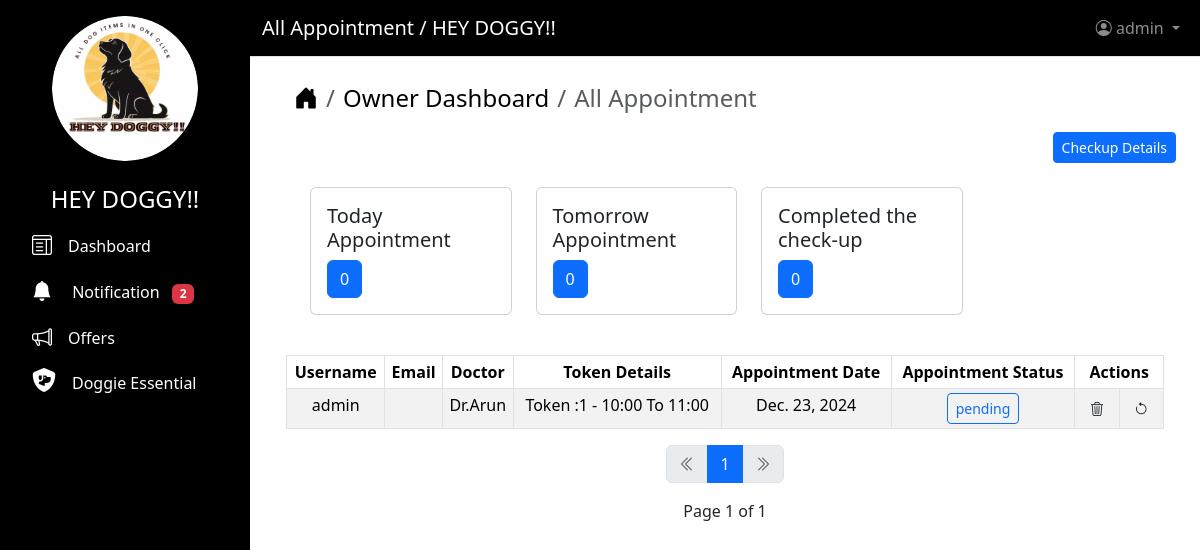
The page /view/Appointment/Booking (signed in) on the database its author committed.
### users/models.py (models this page shows)
class CustomUser(AbstractUser):
    ROLE = (("SHOP OWNER", "SHOP OWNER"),)
    role = models.CharField(max_length=200, choices=ROLE, blank=True)

### shop/models.py (models this page shows)
class Appointment(models.Model):
    STATUS = (
        ("confirm booking", "Confirm Booking"),
        (
            "finished",
            "Finished",
        ),
        ("pending", "Pending"),
    )
    username = models.ForeignKey(CustomUser, on_delete=models.CASCADE)
    doctor_name = models.ForeignKey(Doctors, on_delete=models.CASCADE)
    Token = models.ForeignKey(Token, on_delete=models.CASCADE)
    status = models.CharField(max_length=200, choices=STATUS, default="pending")
    appointment_date = models.DateField()

class Doctors(models.Model):
    doctor_name = models.CharField(max_length=200, unique=True, blank=True)
    specialized = models.CharField(max_length=200, blank=True)
    availability = models.BooleanField(default=True)
    def __str__(self):
        return self.doctor_name

class Token(models.Model):
    Token = models.CharField(max_length=200, unique=True)
    token_available = models.BooleanField(default=True)
    def __str__(self):
        return self.Token

### shop/views.py (the view)
class AppointmentListView(LoginRequiredMixin, ListView):
    model = Appointment
    form_class = AppointmentStatusForm
    template_name = "view_appointment.html"
    paginate_by = 6
    ordering = ["-id"]
    context_object_name = "appointments"
    def dispatch(self, request, *args, **kwargs):
        if request.user.role != "SHOP OWNER":
            return redirect("403")
        return super().dispatch(request, *args, **kwargs)
    def get_context_data(self, **kwargs):
        today = timezone.now().date()
        tomorrow = today + timedelta(days=1)
        context = super().get_context_data(**kwargs)
        context["page_title"] = "All Appointment"
        context["checkups"] = Appointment.objects.filter(status="finished").count()
        context["count"] = Appointment.objects.filter(appointment_date=today).count()
        context["tommorow_counts"] = Appointment.objects.filter(
            appointment_date=tomorrow
        ).count()
        context["counts"] = Notification.objects.filter(
            is_read=False, username=self.request.user
        ).count()
        return context

### shop/templates/view_appointment.html (shortened to what this page needs)
{% extends "base.html" %}
{% block content %}
{% if request.user.role == "SHOP OWNER"%}
    <div class="container ms-2 ">
        <nav aria-label="breadcrumb">
            <ol class="breadcrumb fs-4">
                <li class="breadcrumb-item">
                    <a href="{% url 'home' %}" class="text-decoration-none text-black"><i class="bi bi-house-door-fill"></i></a>
                </li>
                <li class="breadcrumb-item">
                    <a href="{% url 'shop_dashboard' %}"
                       class="text-decoration-none text-black">Owner Dashboard</a>
                </li>
                <li class="breadcrumb-item active" aria-current="page">{{ page_title }}</li>
            </ol>
        </nav>
    </div>
    <div class="d-grid gap-2 d-md-flex justify-content-md-end">
        <a href="{% url 'view_checkup_details' %}"
           class="btn btn-primary btn-sm">Checkup Details</a>
    </div>
    <div class="container ms-4 mt-4">
        <div class="row">
            <div class="col-sm-4 col-md-3 mb-3">
                <div class="card">
                    <div class="card-body">
                        <h5 class="card-title">Today Appointment</h5>
                        <a href="#" class="btn btn-primary">{{ count }}</a>
                    </div>
                </div>
            </div>
            <div class="col-sm-4  col-md-3 mb-3">
                <div class="card">
                    <div class="card-body">
                        <h5 class="card-title">Tomorrow Appointment</h5>
                        <a href="#" class="btn btn-primary">{{ tommorow_counts }}</a>
                    </div>
                </div>
            </div>
            <div class="col-sm-4  col-md-3 mb-3">
                <div class="card">
                    <div class="card-body">
                        <h5 class="card-title">Completed the check-up</h5>
                        <a href="#" class="btn btn-primary">{{ checkups }}</a>
                    </div>
                </div>
            </div>
        </div>
    </div>
    {% if appointments %}
        <div class="container mt-4">
            <table class="table table-striped  table-bordered table-hover  table-sm">
                <thead>
                    <tr class="text-center">
                        <th scope="colspan">Username</th>
                        <th scope="colspan">Email</th>
                        <th scope="colspan">Doctor</th>
                        <th scope="colspan">Token Details</th>
                        <th scope="colspan">Appointment Date</th>
                        <th scope="colspan">Appointment Status</th>
                        <th colspan=2>Actions</th>
                    </thead>
                <tbody ="table group-divider">
                    {% for appointment in appointments %}
                        <tr class="text-center">
                            <td>{{ appointment.username }}</td>
                            <td>{{ appointment.email }}</td>
                            <td>{{ appointment.doctor_name }}</td>
                            <td>{{ appointment.Token }}</td>
                            <td>{{ appointment.appointment_date }}</td>
                            <td>
                                <a href="{% url 'status_appointment' appointment.id %}"
                                   class="btn btn-outline-primary btn-sm">{{ appointment.status }}</a>
                            </td>
                            <td>
                                <button type="button"
                                        class="btn  btn-sm"
                                        data-bs-toggle="modal"
                                        data-bs-target="#exampleModalLabel{{ appointment.id }}">
                                    <i class="bi bi-trash3"></i>
                                </button>
                            </td>
                            <td>
                                <a href="{% url 'update_appointment' appointment.id %}">
                                    <button type="button"
                                            class="btn btn-sm"
                                            data-bs-toggle="modal"
                                            data-bs-target="#exampleModal">
                                        <i class="bi bi-arrow-counterclockwise"></i>
                                    </button>
                                </a>
                            </td>
                        </tbody>
                {% endfor %}
            </table>
            {% include "pagination.html" %}
        </div>
    {% else %}
        <div class="alert alert-success text-center" role="alert">Currently No Booked Appointment!!</div>
        {% endif %}
         {% endif %}
{% endblock content %}

### users/templates/base.html (shortened to what this page needs)
<!DOCTYPE html>
<html lang="en">
  <head>
    {% load static %}
    <link href="https://cdnjs.cloudflare.com/ajax/libs/font-awesome/6.5.0/css/all.min.css"
          rel="stylesheet">
    <link rel="stylesheet"
          href="https://cdn.jsdelivr.net/npm/bootstrap-icons@1.11.3/font/bootstrap-icons.min.css">
    <link rel="stylesheet"
          href="https://cdnjs.cloudflare.com/ajax/libs/bootstrap/5.3.2/css/bootstrap.min.css" />
  </head>
  <body>
    <nav class="sidebar text-white p-3">
      <div class="d-grid col-8 mx-auto">
        <img src="{% static 'image/09.png' %}"
             alt="Logo"
             class="img-fluid rounded-circle"
             height="100"
             width="160">
      </div>
      <ul class="nav flex-column">
        <li class="nav-item">
          <h4 class="text-center mt-4">HEY DOGGY!!</h4>
        </li>
        <li class="nav-item">
          <a class="nav-link active text-decoration-none text-white"
             href="{% url 'dashboard' %}">
            <i class="bi bi-layout-text-window fs-5"></i><span class="ms-3">Dashboard</span>
          </a>
        </li>
        <li class="nav-item">
          <a class="nav-link active text-decoration-none text-white"
             href="{% url 'notification' %}">
            <i class="bi bi-bell-fill fs-5"></i>
            <span class="ms-3">Notification</span>
            <span class="badge bg-danger ms-2">{{ counts }}</span>
          </a>
        </li>
        <li class="nav-item">
          <a class="nav-link active text-decoration-none text-white"
             href="{% url 'view_offers' %}">
            <i class="bi bi-megaphone fs-5"></i><span class="ms-3">Offers</span>
          </a>
        </li>
        <li class="nav-item">
          <a class="nav-link active text-decoration-none text-white"
             href="{% url 'view_shop' %}">
            <i class="fa-solid fa-shield-dog fs-4"></i><span class="ms-3">Doggie Essential</span>
          </a>
        </li>
      </ul>
    </nav>
    <div class="main-content">
      <nav class="navbar navbar-expand-lg navbar-dark border-bottom"
           style="background-color: #000000">
        <div class="container-fluid">
          <a class="navbar-brand text-white" href="#">{{ page_title }} / HEY DOGGY!!</a>
          <ul class="navbar-nav ms-auto">
            <li class="nav-item dropdown">
              <a class="nav-link dropdown-toggle"
                 href="#"
                 id="navbarDropdown"
                 role="button"
                 data-bs-toggle="dropdown">
                <i class="bi bi-person-circle"></i> {{ user }}
              </a>
            </li>
          </ul>
        </div>
      </nav>
      <div class="content-area p-4">
        {% block content %}
        {% endblock content %}
      </div>
    </div>
  </body>
</html>

### users/templates/base.html (style rules this page uses)
body { margin: 0; padding: 0; overflow-x: hidden; }
nav.sidebar { position: fixed; top: 0; left: 0; height: 100vh; width: 250px; background-color: #000000; color: white; z-index: 1000; overflow-y: auto; }
nav.sidebar .nav-link { transition: background-color 0.3s ease, color 0.3s ease; }
.main-content { margin-left: 250px; width: calc(100% - 250px); }
nav.navbar { position: fixed; top: 0; left: 250px; width: calc(100% - 250px); z-index: 1001; }
.content-area { margin-top: 56px; }

### rows shown on the page
CustomUser: username "admin"
Appointment: username "admin", doctor_name "Dr.Arun", Token "Token :1 - 10:00 To 11:00", appointment_date "Dec. 23, 2024", status "pending"

### other values the page prints
{{ counts }} "2"
{{ page_title }} "All Appointment"
{{ count }} "0"
{{ tommorow_counts }} "0"
{{ checkups }} "0"
{{ i }} "1"
{{ page_obj.number }} "1"
{{ page_obj.paginator.num_pages }} "1"
